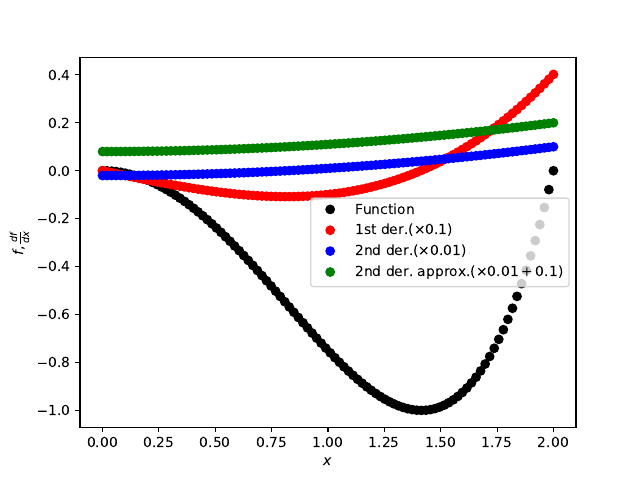

Generate this figure with Python:
import numpy as np
import matplotlib.pyplot as plt

#Function to differentiate. Input arg can be a number or a vector
def f(x):
    a, b = -1, 0.25
    return a*x**2 + b*x**4

#1st derivative (numerically)
def der1(func,x):
    delta = 0.1
    return (func(x+delta) - func(x-delta))/(2*delta)

#2nd derivative (numerically)
def der2(func,x):
    delta = 0.1
    return (func(x+delta) - 2*func(x) + func(x-delta))/(delta)**2

#Spatial grid
x0, x1 = 0, 2
x = np.linspace(x0, x1, 100)

fx        = f(x)           #Function value
dfxdx     = der1(f,x)      #1st derivative
d2fxdx2   = der2(f,x)      #2nd derivative
d2fxdx2_2 = der1(f,dfxdx)  #Agrees w/^ to a good approximation

#Plot, scale derivative values down for better illustration
plt.plot(x, fx,             'o', color='k', label=r'Function')
plt.plot(x, 0.1*dfxdx,      'o', color='r', label=r'1st der.($\times 0.1$)')
plt.plot(x, 0.01*d2fxdx2,   'o', color='b',
         label=r'2nd der.($\times 0.01$)')
plt.plot(x, 0.01*d2fxdx2+0.1, 'o', color='g',
         label=r'2nd der. approx.($\times0.01+0.1$)')
plt.xlabel(r'$x$')
plt.ylabel(r'$f, \frac{df}{dx}$')
plt.legend()
plt.savefig('numder_1D.pdf')
